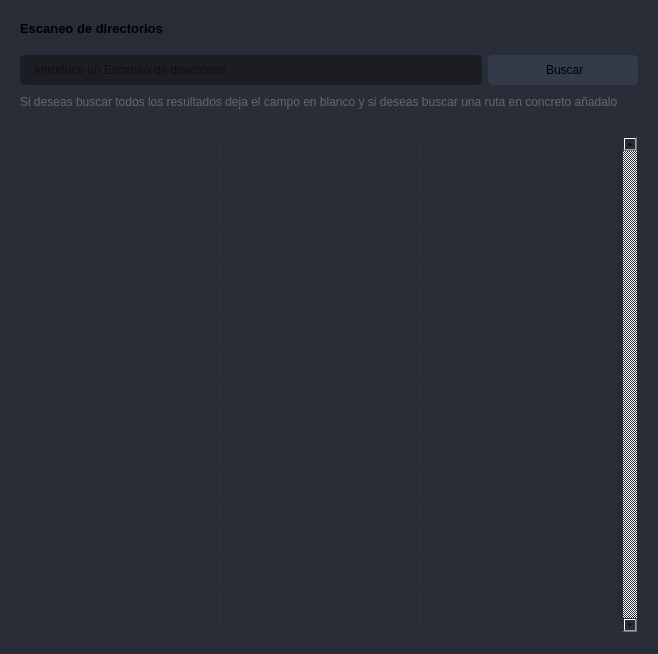
                        <widget class="QWidget" name="tab_8">
                         <property name="styleSheet">
                          <string notr="true">background-color: rgb(39, 44, 54);
</string>
                         </property>
                         <attribute name="title">
                          <string>Consultar Escaneo de directorios</string>
                         </attribute>
                         <layout class="QVBoxLayout" name="verticalLayout_36">
                          <item>
                           <widget class="QFrame" name="frame_div_content_11">
                            <property name="minimumSize">
                             <size>
                              <width>0</width>
                              <height>110</height>
                             </size>
                            </property>
                            <property name="maximumSize">
                             <size>
                              <width>16777215</width>
                              <height>110</height>
                             </size>
                            </property>
                            <property name="styleSheet">
                             <string notr="true">background-color: rgb(41, 45, 56);
border-radius: 5px;
</string>
                            </property>
                            <property name="frameShape">
                             <enum>QFrame::NoFrame</enum>
                            </property>
                            <property name="frameShadow">
                             <enum>QFrame::Raised</enum>
                            </property>
                            <layout class="QVBoxLayout" name="verticalLayout_45">
                             <property name="spacing">
                              <number>0</number>
                             </property>
                             <property name="leftMargin">
                              <number>0</number>
                             </property>
                             <property name="topMargin">
                              <number>0</number>
                             </property>
                             <property name="rightMargin">
                              <number>0</number>
                             </property>
                             <property name="bottomMargin">
                              <number>0</number>
                             </property>
                             <item>
                              <widget class="QFrame" name="frame_title_wid_11">
                               <property name="maximumSize">
                                <size>
                                 <width>16777215</width>
                                 <height>35</height>
                                </size>
                               </property>
                               <property name="styleSheet">
                                <string notr="true">background-color: rgb(39, 44, 54);</string>
                               </property>
                               <property name="frameShape">
                                <enum>QFrame::StyledPanel</enum>
                               </property>
                               <property name="frameShadow">
                                <enum>QFrame::Raised</enum>
                               </property>
                               <layout class="QVBoxLayout" name="verticalLayout_46">
                                <item>
                                 <widget class="QLabel" name="labelBoxBlenderInstalation_11">
                                  <property name="font">
                                   <font>
                                    <family>Segoe UI</family>
                                    <pointsize>10</pointsize>
                                    <weight>75</weight>
                                    <bold>true</bold>
                                   </font>
                                  </property>
                                  <property name="styleSheet">
                                   <string notr="true"/>
                                  </property>
                                  <property name="text">
                                   <string>Escaneo de directorios</string>
                                  </property>
                                 </widget>
                                </item>
                               </layout>
                              </widget>
                             </item>
                             <item>
                              <widget class="QFrame" name="frame_content_wid_11">
                               <property name="frameShape">
                                <enum>QFrame::NoFrame</enum>
                               </property>
                               <property name="frameShadow">
                                <enum>QFrame::Raised</enum>
                               </property>
                               <layout class="QHBoxLayout" name="horizontalLayout_26">
                                <item>
                                 <layout class="QGridLayout" name="gridLayout_13">
                                  <property name="bottomMargin">
                                   <number>0</number>
                                  </property>
                                  <item row="0" column="0">
                                   <widget class="QLineEdit" name="lineEdit_11">
                                    <property name="minimumSize">
                                     <size>
                                      <width>0</width>
                                      <height>30</height>
                                     </size>
                                    </property>
                                    <property name="styleSheet">
                                     <string notr="true">QLineEdit {
	background-color: rgb(27, 29, 35);
	border-radius: 5px;
	border: 2px solid rgb(27, 29, 35);
	padding-left: 10px;
}
QLineEdit:hover {
	border: 2px solid rgb(64, 71, 88);
}
QLineEdit:focus {
	border: 2px solid rgb(91, 101, 124);
}</string>
                                    </property>
                                    <property name="placeholderText">
                                     <string>Introduce un Escaneo de directorios</string>
                                    </property>
                                   </widget>
                                  </item>
                                  <item row="0" column="1">
                                   <widget class="QPushButton" name="buscar_7">
                                    <property name="sizePolicy">
                                     <sizepolicy hsizetype="Preferred" vsizetype="Preferred">
                                      <horstretch>0</horstretch>
                                      <verstretch>0</verstretch>
                                     </sizepolicy>
                                    </property>
                                    <property name="minimumSize">
                                     <size>
                                      <width>150</width>
                                      <height>30</height>
                                     </size>
                                    </property>
                                    <property name="font">
                                     <font>
                                      <family>Segoe UI</family>
                                      <pointsize>9</pointsize>
                                     </font>
                                    </property>
                                    <property name="styleSheet">
                                     <string notr="true">QPushButton {
	border: 2px solid rgb(52, 59, 72);
	border-radius: 5px;
	background-color: rgb(52, 59, 72);
}
QPushButton:hover {
	background-color: rgb(57, 65, 80);
	border: 2px solid rgb(61, 70, 86);
}
QPushButton:pressed {
	background-color: rgb(35, 40, 49);
	border: 2px solid rgb(43, 50, 61);
}</string>
                                    </property>
                                    <property name="text">
                                     <string> Buscar</string>
                                    </property>
                                    <property name="icon">
                                     <iconset>
                                      <normaloff>icons/16x16/cil-lupita.png</normaloff>icons/16x16/cil-lupita.png</iconset>
                                    </property>
                                   </widget>
                                  </item>
                                  <item row="1" column="0" colspan="2">
                                   <widget class="QLabel" name="labelVersion_13">
                                    <property name="styleSheet">
                                     <string notr="true">color: rgb(98, 103, 111);</string>
                                    </property>
                                    <property name="lineWidth">
                                     <number>1</number>
                                    </property>
                                    <property name="text">
                                     <string>Si deseas buscar todos los resultados deja el campo en blanco y si deseas buscar una ruta en concreto añadalo</string>
                                    </property>
                                    <property name="alignment">
                                     <set>Qt::AlignLeading|Qt::AlignLeft|Qt::AlignVCenter</set>
                                    </property>
                                   </widget>
                                  </item>
                                 </layout>
                                </item>
                               </layout>
                              </widget>
                             </item>
                            </layout>
                           </widget>
                          </item>
                          <item>
                           <widget class="QTableWidget" name="tableWidget_EscanerDirectorios">
                            <property name="sizePolicy">
                             <sizepolicy hsizetype="Expanding" vsizetype="Expanding">
                              <horstretch>0</horstretch>
                              <verstretch>0</verstretch>
                             </sizepolicy>
                            </property>
                            <property name="palette">
                             <palette>
                              <active>
                               <colorrole role="WindowText">
                                <brush brushstyle="SolidPattern">
                                 <color alpha="255">
                                  <red>210</red>
                                  <green>210</green>
                                  <blue>210</blue>
                                 </color>
                                </brush>
                               </colorrole>
                               <colorrole role="Button">
                                <brush brushstyle="SolidPattern">
                                 <color alpha="255">
                                  <red>39</red>
                                  <green>44</green>
                                  <blue>54</blue>
                                 </color>
                                </brush>
                               </colorrole>
                               <colorrole role="Text">
                                <brush brushstyle="SolidPattern">
                                 <color alpha="255">
                                  <red>210</red>
                                  <green>210</green>
                                  <blue>210</blue>
                                 </color>
                                </brush>
                               </colorrole>
                               <colorrole role="ButtonText">
                                <brush brushstyle="SolidPattern">
                                 <color alpha="255">
                                  <red>210</red>
                                  <green>210</green>
                                  <blue>210</blue>
                                 </color>
                                </brush>
                               </colorrole>
                               <colorrole role="Base">
                                <brush brushstyle="SolidPattern">
                                 <color alpha="255">
                                  <red>39</red>
                                  <green>44</green>
                                  <blue>54</blue>
                                 </color>
                                </brush>
                               </colorrole>
                               <colorrole role="Window">
                                <brush brushstyle="SolidPattern">
                                 <color alpha="255">
                                  <red>39</red>
                                  <green>44</green>
                                  <blue>54</blue>
                                 </color>
                                </brush>
                               </colorrole>
                               <colorrole role="PlaceholderText">
                                <brush brushstyle="NoBrush">
                                 <color alpha="128">
                                  <red>210</red>
                                  <green>210</green>
                                  <blue>210</blue>
                                 </color>
                                </brush>
                               </colorrole>
                              </active>
                              <inactive>
                               <colorrole role="WindowText">
                                <brush brushstyle="SolidPattern">
                                 <color alpha="255">
                                  <red>210</red>
                                  <green>210</green>
                                  <blue>210</blue>
                                 </color>
                                </brush>
                               </colorrole>
                               <colorrole role="Button">
                                <brush brushstyle="SolidPattern">
                                 <color alpha="255">
                                  <red>39</red>
                                  <green>44</green>
                                  <blue>54</blue>
                                 </color>
                                </brush>
                               </colorrole>
                               <colorrole role="Text">
                                <brush brushstyle="SolidPattern">
                                 <color alpha="255">
                                  <red>210</red>
                                  <green>210</green>
                                  <blue>210</blue>
                                 </color>
                                </brush>
                               </colorrole>
                               <colorrole role="ButtonText">
                                <brush brushstyle="SolidPattern">
                                 <color alpha="255">
                                  <red>210</red>
                                  <green>210</green>
                                  <blue>210</blue>
                                 </color>
                                </brush>
                               </colorrole>
                               <colorrole role="Base">
                                <brush brushstyle="SolidPattern">
                                 <color alpha="255">
                                  <red>39</red>
                                  <green>44</green>
                                  <blue>54</blue>
                                 </color>
                                </brush>
                               </colorrole>
                               <colorrole role="Window">
                                <brush brushstyle="SolidPattern">
                                 <color alpha="255">
                                  <red>39</red>
                                  <green>44</green>
                                  <blue>54</blue>
                                 </color>
                                </brush>
                               </colorrole>
                               <colorrole role="PlaceholderText">
                                <brush brushstyle="NoBrush">
                                 <color alpha="128">
                                  <red>210</red>
                                  <green>210</green>
                                  <blue>210</blue>
                                 </color>
                                </brush>
                               </colorrole>
                              </inactive>
                              <disabled>
                               <colorrole role="WindowText">
                                <brush brushstyle="SolidPattern">
                                 <color alpha="255">
                                  <red>210</red>
                                  <green>210</green>
                                  <blue>210</blue>
                                 </color>
                                </brush>
                               </colorrole>
                               <colorrole role="Button">
                                <brush brushstyle="SolidPattern">
                                 <color alpha="255">
                                  <red>39</red>
                                  <green>44</green>
                                  <blue>54</blue>
                                 </color>
                                </brush>
                               </colorrole>
                               <colorrole role="Text">
                                <brush brushstyle="SolidPattern">
                                 <color alpha="255">
                                  <red>210</red>
                                  <green>210</green>
                                  <blue>210</blue>
                                 </color>
                                </brush>
                               </colorrole>
                               <colorrole role="ButtonText">
                                <brush brushstyle="SolidPattern">
                                 <color alpha="255">
                                  <red>210</red>
                                  <green>210</green>
                                  <blue>210</blue>
                                 </color>
                                </brush>
                               </colorrole>
                               <colorrole role="Base">
                                <brush brushstyle="SolidPattern">
                                 <color alpha="255">
                                  <red>39</red>
                                  <green>44</green>
                                  <blue>54</blue>
                                 </color>
                                </brush>
                               </colorrole>
                               <colorrole role="Window">
                                <brush brushstyle="SolidPattern">
                                 <color alpha="255">
                                  <red>39</red>
                                  <green>44</green>
                                  <blue>54</blue>
                                 </color>
                                </brush>
                               </colorrole>
                               <colorrole role="PlaceholderText">
                                <brush brushstyle="NoBrush">
                                 <color alpha="128">
                                  <red>210</red>
                                  <green>210</green>
                                  <blue>210</blue>
                                 </color>
                                </brush>
                               </colorrole>
                              </disabled>
                             </palette>
                            </property>
                            <property name="styleSheet">
                             <string notr="true">QTableWidget {
	background-color: rgb(39, 44, 54);
	padding: 10px;
	border-radius: 5px;
	gridline-color: rgb(44, 49, 60);
	border-bottom: 1px solid rgb(44, 49, 60);
}
QTableWidget::item{
	border-color: rgb(44, 49, 60);
	padding-left: 5px;
	padding-right: 5px;
	gridline-color: rgb(44, 49, 60);
}
QTableWidget::item:selected{
	background-color: rgb(85, 170, 255);
}
QScrollBar:horizontal {
    border: none;
    background: rgb(52, 59, 72);
    height: 14px;
    margin: 0px 21px 0 21px;
	border-radius: 0px;
}
 QScrollBar:vertical {
	border: none;
    background: rgb(52, 59, 72);
    width: 14px;
    margin: 21px 0 21px 0;
	border-radius: 0px;
 }
QHeaderView::section{
	Background-color: rgb(39, 44, 54);
	max-width: 30px;
	border: 1px solid rgb(44, 49, 60);
	border-style: none;
    border-bottom: 1px solid rgb(44, 49, 60);
    border-right: 1px solid rgb(44, 49, 60);
}
QTableWidget::horizontalHeader {
	background-color: rgb(81, 255, 0);
}
QHeaderView::section:horizontal
{
    border: 1px solid rgb(32, 34, 42);
	background-color: rgb(27, 29, 35);
	padding: 3px;
	border-top-left-radius: 7px;
    border-top-right-radius: 7px;
}
QHeaderView::section:vertical
{
    border: 1px solid rgb(44, 49, 60);
}
</string>
                            </property>
                            <property name="frameShape">
                             <enum>QFrame::NoFrame</enum>
                            </property>
                            <property name="verticalScrollBarPolicy">
                             <enum>Qt::ScrollBarAlwaysOn</enum>
                            </property>
                            <property name="sizeAdjustPolicy">
                             <enum>QAbstractScrollArea::AdjustToContents</enum>
                            </property>
                            <property name="editTriggers">
                             <set>QAbstractItemView::NoEditTriggers</set>
                            </property>
                            <property name="alternatingRowColors">
                             <bool>false</bool>
                            </property>
                            <property name="selectionMode">
                             <enum>QAbstractItemView::SingleSelection</enum>
                            </property>
                            <property name="selectionBehavior">
                             <enum>QAbstractItemView::SelectRows</enum>
                            </property>
                            <property name="showGrid">
                             <bool>true</bool>
                            </property>
                            <property name="gridStyle">
                             <enum>Qt::SolidLine</enum>
                            </property>
                            <property name="sortingEnabled">
                             <bool>false</bool>
                            </property>
                            <property name="columnCount">
                             <number>3</number>
                            </property>
                            <attribute name="horizontalHeaderVisible">
                             <bool>false</bool>
                            </attribute>
                            <attribute name="horizontalHeaderCascadingSectionResizes">
                             <bool>true</bool>
                            </attribute>
                            <attribute name="horizontalHeaderDefaultSectionSize">
                             <number>200</number>
                            </attribute>
                            <attribute name="horizontalHeaderStretchLastSection">
                             <bool>true</bool>
                            </attribute>
                            <attribute name="verticalHeaderVisible">
                             <bool>false</bool>
                            </attribute>
                            <attribute name="verticalHeaderCascadingSectionResizes">
                             <bool>false</bool>
                            </attribute>
                            <attribute name="verticalHeaderHighlightSections">
                             <bool>false</bool>
                            </attribute>
                            <attribute name="verticalHeaderStretchLastSection">
                             <bool>true</bool>
                            </attribute>
                            <row>
                             <property name="text">
                              <string>New Row</string>
                             </property>
                             <property name="font">
                              <font>
                               <family>Segoe UI</family>
                              </font>
                             </property>
                            </row>
                            <row>
                             <property name="text">
                              <string>New Row</string>
                             </property>
                            </row>
                            <row>
                             <property name="text">
                              <string>New Row</string>
                             </property>
                            </row>
                            <row>
                             <property name="text">
                              <string>New Row</string>
                             </property>
                            </row>
                            <row>
                             <property name="text">
                              <string>New Row</string>
                             </property>
                            </row>
                            <row>
                             <property name="text">
                              <string>New Row</string>
                             </property>
                            </row>
                            <row>
                             <property name="text">
                              <string>New Row</string>
                             </property>
                            </row>
                            <row>
                             <property name="text">
                              <string>New Row</string>
                             </property>
                            </row>
                            <row>
                             <property name="text">
                              <string>New Row</string>
                             </property>
                            </row>
                            <row>
                             <property name="text">
                              <string>New Row</string>
                             </property>
                            </row>
                            <row>
                             <property name="text">
                              <string>New Row</string>
                             </property>
                            </row>
                            <row>
                             <property name="text">
                              <string>New Row</string>
                             </property>
                            </row>
                            <row>
                             <property name="text">
                              <string>New Row</string>
                             </property>
                            </row>
                            <row>
                             <property name="text">
                              <string>New Row</string>
                             </property>
                            </row>
                            <row>
                             <property name="text">
                              <string>New Row</string>
                             </property>
                            </row>
                            <row>
                             <property name="text">
                              <string>New Row</string>
                             </property>
                            </row>
                            <column>
                             <property name="text">
                              <string>0</string>
                             </property>
                            </column>
                            <column>
                             <property name="text">
                              <string>1</string>
                             </property>
                            </column>
                            <column/>
                            <item row="0" column="0">
                             <property name="text">
                              <string/>
                             </property>
                            </item>
                            <item row="0" column="1">
                             <property name="text">
                              <string/>
                             </property>
                            </item>
                           </widget>
                          </item>
                         </layout>
                        </widget>
